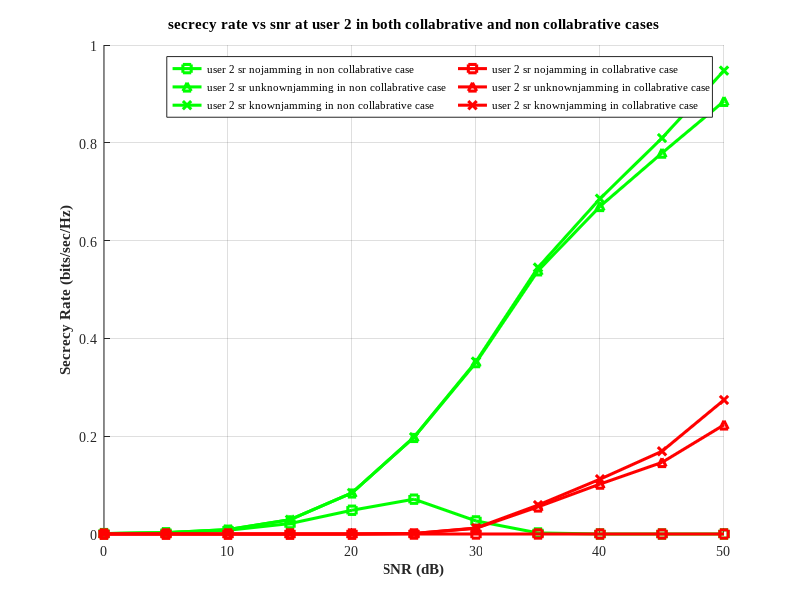

The MATLAB source for this figure:
clc
clear all
close all

snr_dB = 0:5:50;    % Total power in dB
c = 2.2;            % Pathloss component
No = 1;             % Noise power
iterations = 400;    % Number of iterations for Monte Carlo simulation
N = 30;            % Number of channel realizations

% Distances
d_sr = 50;      % Distance from Source to RIS
d_ru1 = 10;          % Distance from RIS to Destination
d_ru2 = 20;    % Distance from Source to E1
d_su1=70;
d_su2=15;
d_se1 = 30;      % Distance from RIS to E1
d_se2 = 25;          % Distance from Jammer to E1
d_se3 = 15;      % Distance from Jammer to Destination
d_ju1=70;      % Distance from Source to Destination
d_ju2=80;
d_je1=2;
d_je2=3;
d_je3=4;
a2_values = 0.76; 
a1_values = 0.24;

for a_index = 1:length(a1_values)
    a1 = a1_values(a_index);
    a2 = a2_values(a_index);
    cap_nj1 = zeros(iterations, length(snr_dB));
    cap_nj2 = zeros(iterations, length(snr_dB));

    cap_uj1 = zeros(iterations, length(snr_dB));
    cap_uj2 = zeros(iterations, length(snr_dB));

    cap_kj1 = zeros(iterations, length(snr_dB));
    cap_kj2 = zeros(iterations, length(snr_dB));

    for jj = 1:iterations
         disp(['Iteration: ', num2str(jj)]);

         for ii = 1:length(snr_dB)
             Ps = 10^(snr_dB(ii) / 10);  % Power conversion from dB to linear scale
             Pt = 0.9 * Ps;              % Power for users
             Pj = 0.1* Ps;              % Power for jamming

             %channel coefficients
             hsr = sqrt(d_sr^(-c)) * (randn(N, 1) + 1i * randn(N, 1));
             hru1 = sqrt(d_ru1^(-c)) * (randn(N, 1) + 1i * randn(N, 1));
             hru2 = sqrt(d_ru2^(-c)) * (randn(N, 1) + 1i * randn(N, 1));
             hsu1 = sqrt(d_su1^(-c)) * (randn(N, 1) + 1i * randn(N, 1));
             hsu2 = sqrt(d_su2^(-c)) * (randn(N, 1) + 1i * randn(N, 1));
             hse1 = sqrt(d_se1^(-c)) * (randn(N, 1) + 1i * randn(N, 1));
             hse2 = sqrt(d_se2^(-c)) * (randn(N, 1) + 1i * randn(N, 1));
             hse3 = sqrt(d_se3^(-c)) * (randn(N, 1) + 1i * randn(N, 1));         
             hju1 = sqrt(d_ju1^(-c)) * (randn(N, 1) + 1i * randn(N, 1));         
             hju2 = sqrt(d_ju2^(-c)) * (randn(N, 1) + 1i * randn(N, 1));
             hje1 = sqrt(d_je1^(-c)) * (randn(N, 1) + 1i * randn(N, 1));
             hje2 = sqrt(d_je2^(-c)) * (randn(N, 1) + 1i * randn(N, 1));
             hje3 = sqrt(d_je3^(-c)) * (randn(N, 1) + 1i * randn(N, 1));

             %phase shift due to RIS           
             Phi1 = exp(-1i * angle(hsr .* hru1));
             Phi2 = exp(-1i * angle(hsr .* hru2));

             %snr of users
             snr1_nj = ((abs(hsr .* hru1 .* Phi1).^2 * (a1 * Pt))+(abs(hru1).^2 * (a1 * Pt)))./No
             snr2_nj = ((abs(hsr .* hru2 .* Phi2).^2 * (a2 * Pt))+(abs(hru2).^2 * (a2 * Pt)))./ (No +((abs(hsr .* hru1 .* Phi1).^2 * (a1 * Pt))+(abs(hru1).^2 * (a1 * Pt)))) 
             
             snr1_uj=((abs(hsr .* hru1 .* Phi1).^2 * (a1 * Pt))+(abs(hru1).^2 * (a1 * Pt)))./(No+(abs(hju1).^2 * Pj))
             snr2_uj=((abs(hsr .* hru2 .* Phi2).^2 * (a2 * Pt))+(abs(hru2).^2 * (a2 * Pt)))./(No+(abs(hju2).^2 * Pj)+((abs(hsr .* hru1 .* Phi1).^2 * (a1 * Pt))+(abs(hru1).^2 * (a1 * Pt))))

             snr1_kj=((abs(hsr .* hru1 .* Phi1).^2 * (a1 * Pt))+(abs(hru1).^2 * (a1 * Pt)))./(No)
             snr2_kj=((abs(hsr .* hru2 .* Phi2).^2 * (a2 * Pt))+(abs(hru2).^2 * (a2 * Pt)))./(No+((abs(hsr .* hru1 .* Phi1).^2 * (a1 * Pt))+(abs(hru1).^2 * (a1 * Pt))))
             %snr of eavesdroppers   
             snre_nj = (abs(hse1).^2 * (a2 * Pt))./No;
             
             snre_uj=(abs(hse1).^2 * (a2 * Pt))./(No+(abs(hje1).^2 * Pj));

             snre_kj=(abs(hse1).^2 * (a2 * Pt))./(No+abs(hje1).^2*Pj);
             %secrecy rate calculations

             sr_nj1 = max(0.5 * (log2(1 + mean(snr1_nj)) - log2(1 + mean(snre_nj))), 0)
             sr_nj2 = max(0.5 * (log2(1 + mean(snr2_nj)) - log2(1 + mean(snre_nj))), 0)

             sr_uj1 = max(0.5 * (log2(1 + mean(snr1_uj)) - log2(1 + mean(snre_uj))), 0)
             sr_uj2 = max(0.5 * (log2(1 + mean(snr2_uj)) - log2(1 + mean(snre_uj))), 0)

             sr_kj1 = max(0.5 * (log2(1 + mean(snr1_kj)) - log2(1 + mean(snre_kj))), 0)
             sr_kj2 = max(0.5 * (log2(1 + mean(snr2_kj)) - log2(1 + mean(snre_kj))), 0)

             cap_nj1(jj, ii) = sr_nj1;
             cap_nj2(jj, ii) = sr_nj2;

             cap_uj1(jj, ii) = sr_uj1;
             cap_uj2(jj, ii) = sr_uj2;
             
             cap_kj1(jj, ii) = sr_kj1;
             cap_kj2(jj, ii) = sr_kj2;


             asnr1_nj = ((abs(hsr .* hru1 .* Phi1).^2 * (a1 * Pt))+(abs(hru1).^2 * (a1 * Pt)))./No
             asnr2_nj = ((abs(hsr .* hru2 .* Phi2).^2 * (a2 * Pt))+(abs(hru2).^2 * (a2 * Pt)))./ (No +((abs(hsr .* hru1 .* Phi1).^2 * (a1 * Pt))+(abs(hru1).^2 * (a1 * Pt)))) 
             
             asnr1_uj=((abs(hsr .* hru1 .* Phi1).^2 * (a1 * Pt))+(abs(hru1).^2 * (a1 * Pt)))./(No+(abs(hju1).^2 * Pj))
             asnr2_uj=((abs(hsr .* hru2 .* Phi2).^2 * (a2 * Pt))+(abs(hru2).^2 * (a2 * Pt)))./(No+(abs(hju2).^2 * Pj)+((abs(hsr .* hru1 .* Phi1).^2 * (a1 * Pt))+(abs(hru1).^2 * (a1 * Pt))))

             asnr1_kj=((abs(hsr .* hru1 .* Phi1).^2 * (a1 * Pt))+(abs(hru1).^2 * (a1 * Pt)))./(No)
             asnr2_kj=((abs(hsr .* hru2 .* Phi2).^2 * (a2 * Pt))+(abs(hru2).^2 * (a2 * Pt)))./(No+((abs(hsr .* hru1 .* Phi1).^2 * (a1 * Pt))+(abs(hru1).^2 * (a1 * Pt))))
             %snr of eavesdroppers   
             asnre_nj =[(abs(hse1).^2 * (a2 * Pt))./No]+[(abs(hse2).^2 * (a2 * Pt))./No]+[(abs(hse3).^2 * (a2 * Pt))./No];
             
             asnre_uj=[(abs(hse1).^2 * (a2 * Pt))./(No+(abs(hje1).^2 * Pj))]+[(abs(hse3).^2 * (a2 * Pt))./(No+(abs(hje3).^2 * Pj))]+[(abs(hse2).^2 * (a2 * Pt))./(No+(abs(hje2).^2 * Pj))];

             asnre_kj=[(abs(hse1).^2 * (a2 * Pt))./(No+abs(hje1).^2*Pj)]+[(abs(hse2).^2 * (a2 * Pt))./(No+abs(hje2).^2*Pj)]+[(abs(hse3).^2 * (a2 * Pt))./(No+abs(hje3).^2*Pj)];
             %secrecy rate calculations

             asr_nj1 = max(0.5 * (log2(1 + mean(asnr1_nj)) - log2(1 + mean(asnre_nj))), 0)
             asr_nj2 = max(0.5 * (log2(1 + mean(asnr2_nj)) - log2(1 + mean(asnre_nj))), 0)

             asr_uj1 = max(0.5 * (log2(1 + mean(asnr1_uj)) - log2(1 + mean(asnre_uj))), 0)
             asr_uj2 = max(0.5 * (log2(1 + mean(asnr2_uj)) - log2(1 + mean(asnre_uj))), 0)

             asr_kj1 = max(0.5 * (log2(1 + mean(asnr1_kj)) - log2(1 + mean(asnre_kj))), 0)
             asr_kj2 = max(0.5 * (log2(1 + mean(asnr2_kj)) - log2(1 + mean(asnre_kj))), 0)

             acap_nj1(jj, ii) = asr_nj1;
             acap_nj2(jj, ii) = asr_nj2;

             acap_uj1(jj, ii) = asr_uj1;
             acap_uj2(jj, ii) = asr_uj2;
             
             acap_kj1(jj, ii) = asr_kj1;
             acap_kj2(jj, ii) = asr_kj2;

        end
    end

    % Averaging over iterations
    C_RIS1_nojam1(a_index, :) = mean(cap_nj1, 1);
    C_RIS1_nojam2(a_index, :) = mean(cap_nj2, 1);

    C_RIS1_unknownjam1(a_index, :) = mean(cap_uj1, 1);
    C_RIS1_unknownjam2(a_index, :) = mean(cap_uj2, 1);

    C_RIS1_knownjam1(a_index, :) = mean(cap_kj1, 1);
    C_RIS1_knownjam2(a_index, :) = mean(cap_kj2, 1);

    aC_RIS1_nojam1(a_index, :) = mean(acap_nj1, 1);
    aC_RIS1_nojam2(a_index, :) = mean(acap_nj2, 1);

    aC_RIS1_unknownjam1(a_index, :) = mean(acap_uj1, 1);
    aC_RIS1_unknownjam2(a_index, :) = mean(acap_uj2, 1);

    aC_RIS1_knownjam1(a_index, :) = mean(acap_kj1, 1);
    aC_RIS1_knownjam2(a_index, :) = mean(acap_kj2, 1);
end


% Plotting the results
set(0, 'DefaultTextFontName', 'Times New Roman');
set(0, 'DefaultAxesFontName', 'Times New Roman');

fig = figure;
hold on;
grid on

% Colors for each power allocation scheme
colors = ['g', 'r', 'b', 'm', 'k', 'c'];

plot(snr_dB, C_RIS1_nojam2, '-ms', 'DisplayName', 'user 2 sr nojamming in non collabrative case', 'LineWidth', 2.2, 'Color', 'g');
plot(snr_dB, C_RIS1_unknownjam2, '-m^', 'DisplayName', 'user 2 sr unknownjamming in non collabrative case', 'LineWidth', 2.2, 'Color', 'g');
plot(snr_dB, C_RIS1_knownjam2, '-mx', 'DisplayName', 'user 2 sr knownjamming in non collabrative case', 'LineWidth', 2.2, 'Color', 'g');


plot(snr_dB, aC_RIS1_nojam2, '-ms', 'DisplayName', 'user 2 sr nojamming in collabrative case', 'LineWidth', 2.2, 'Color', 'r');
plot(snr_dB, aC_RIS1_unknownjam2, '-m^', 'DisplayName', 'user 2 sr unknownjamming in collabrative case', 'LineWidth', 2.2, 'Color', 'r');
plot(snr_dB, aC_RIS1_knownjam2, '-mx', 'DisplayName', 'user 2 sr knownjamming in collabrative case', 'LineWidth', 2.2, 'Color', 'r');

xlabel('SNR (dB)', 'FontWeight', 'bold');
ylabel('Secrecy Rate (bits/sec/Hz)', 'FontWeight', 'bold');
title('secrecy rate vs snr at user 2 in both collabrative and non collabrative cases')
grid on;
legend('Location', 'best', 'NumColumns', 2, 'FontSize', 8);

% Save the plot
exportgraphics(fig, 'myplot.jpeg', 'Resolution', 800);
